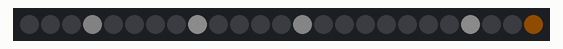
Recording of a sketch running on a simulated ESP32. Parts: 25 RGB LEDs in strip order, left to right. Dim RGB values are drawn brighter than linear; random numbers use the default seed unless the sketch sets one.

Above: at 2.36 s.
At 9.77 s:
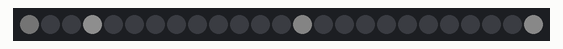
At 14.63 s:
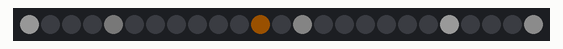
At 19.32 s:
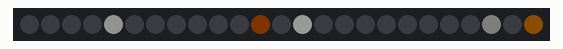
At 31.92 s:
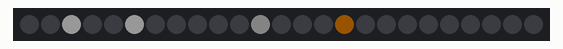
At 37.17 s:
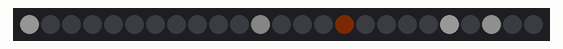

The sketch:

LED_Matrix_Starfield_Animation.ino
```cpp
/*
 * ============================================================
 * 5x5 RGB Matrix Starfield (FreeRTOS Version)
 * ============================================================
 *
 * White pixels = normal stars
 * Warm yellow  = rare sunset stars
 *
 * Stars fade smoothly in and out via background FreeRTOS tasks.
 */

#include <Arduino.h>
#include <Adafruit_NeoPixel.h>
#include <math.h>

#define MATRIX_PIN 7
#define NUM_LEDS   25
#define MAX_STARS  6
#define FRAME_DELAY 20

Adafruit_NeoPixel matrix(
  NUM_LEDS,
  MATRIX_PIN,
  NEO_GRB + NEO_KHZ800
);

struct Star
{
  int x;
  int y;
  float brightness;
  float fadeAmount;
  bool fadingIn;
  bool active;
  bool sunset;
};

Star stars[MAX_STARS];

int pixelXY(int x, int y)
{
  if (y % 2 == 0)
    return y * 5 + x;

  return y * 5 + (4 - x);
}

bool positionAvailable(int x, int y)
{
  for (int i = 0; i < MAX_STARS; i++)
  {
    if (!stars[i].active)
      continue;

    int dx = abs(x - stars[i].x);
    int dy = abs(y - stars[i].y);

    if (dx <= 1 && dy <= 1)
      return false;
  }
  return true;
}

bool findPosition(int &x, int &y)
{
  for (int attempt = 0; attempt < 50; attempt++)
  {
    int testX = random(0, 5);
    int testY = random(0, 5);

    if (positionAvailable(testX, testY))
    {
      x = testX;
      y = testY;
      return true;
    }
  }
  return false;
}

void createStar(int index)
{
  int x, y;
  if (!findPosition(x, y))
    return;

  stars[index].x = x;
  stars[index].y = y;
  stars[index].brightness = 0;
  stars[index].fadeAmount = random(8, 16) / 10.0;
  stars[index].fadingIn = true;
  stars[index].active = true;
  stars[index].sunset = (random(100) < 10);
}

float smoothFade(float x)
{
  return x * x * (3.0 - 2.0 * x);
}

void updateStars()
{
  for (int i = 0; i < MAX_STARS; i++)
  {
    if (!stars[i].active)
    {
      if (random(100) < 9)
      {
        createStar(i);
      }
      continue;
    }

    if (stars[i].fadingIn)
    {
      stars[i].brightness += stars[i].fadeAmount;
      if (stars[i].brightness >= 255.0)
      {
        stars[i].brightness = 255.0;
        stars[i].fadingIn = false;
      }
    }
    else
    {
      stars[i].brightness -= stars[i].fadeAmount;
      if (stars[i].brightness <= 0.0)
      {
        stars[i].brightness = 0.0;
        stars[i].active = false;
      }
    }
  }
}

void drawStars()
{
  matrix.clear();

  for (int i = 0; i < MAX_STARS; i++)
  {
    if (!stars[i].active)
      continue;

    float normalized = stars[i].brightness / 255.0;
    float smooth = smoothFade(normalized);
    int b = (int)(smooth * 255.0);
    uint32_t color;

    if (!stars[i].sunset)
    {
      color = matrix.Color(b, b, b);
    }
    else
    {
      color = matrix.Color(b, (int)(b * 0.55), 0);
    }

    matrix.setPixelColor(pixelXY(stars[i].x, stars[i].y), color);
  }

  matrix.show();
}

// FreeRTOS Starfield Task
void starfieldTask(void *pvParameters)
{
  while (true)
  {
    updateStars();
    drawStars();
    vTaskDelay(pdMS_TO_TICKS(FRAME_DELAY));
  }
}

void setup()
{
  matrix.begin();
  matrix.setBrightness(25);
  matrix.clear();
  matrix.show();

  randomSeed(analogRead(1));

  for (int i = 0; i < MAX_STARS; i++)
  {
    stars[i].active = false;
  }

  for (int i = 0; i < 3; i++)
  {
    createStar(i);
  }

  xTaskCreate(
    starfieldTask,
    "StarTask",
    2048,
    NULL,
    1,
    NULL
  );
}

void loop()
{
  vTaskDelete(NULL);
}
```
